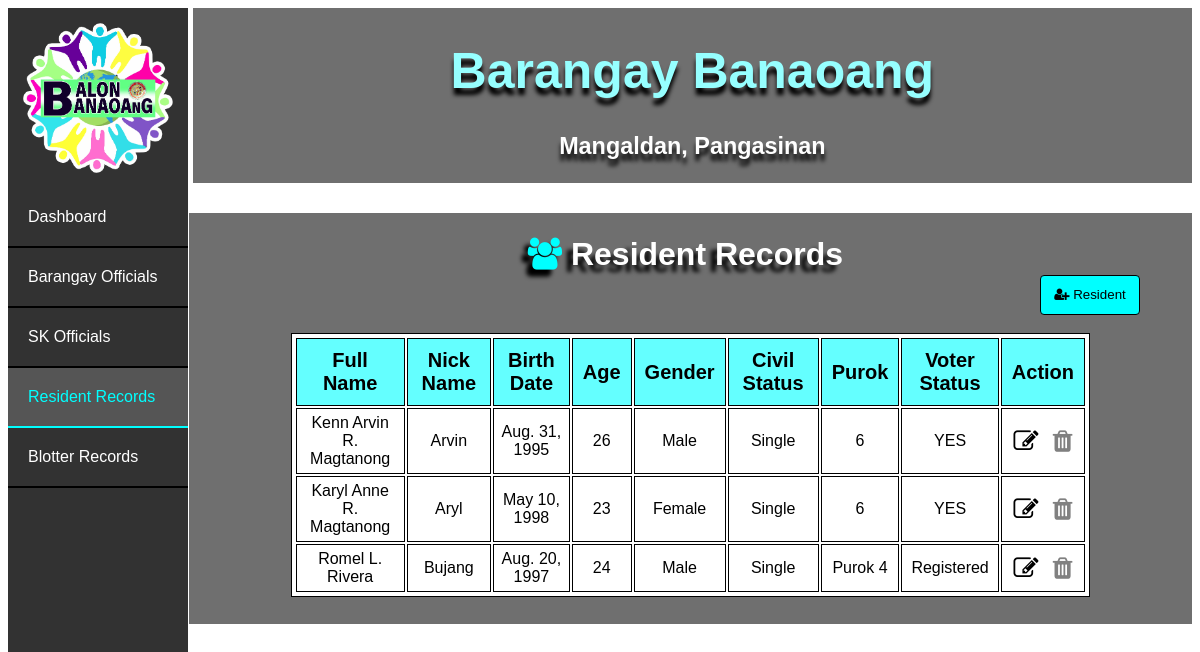
/list_residents, run on the app's committed database.
### bis/models.py (models this page shows)
class Resident(models.Model):
    full_name = models.CharField(max_length=30)
    nick_name = models.CharField(max_length=30)
    birth_date = models.DateField()
    gender = models.CharField(max_length=30)
    civil_status = models.CharField(max_length=30)
    purok = models.CharField(max_length=30)
    voter_status = models.CharField(max_length=30)
    @property
    def age(self):
        return int((datetime.now().date() - self.birth_date).days / 365.25)

### bis/views.py (the view)
# urls.py: path('list_residents', views.list_residents, name='list_residents'),
def list_residents(request):
    residents = Resident.objects.all()
    return render(request, 'list_residents.html', { 'residents_list' : residents })

### bis/templates/list_residents.html (shortened to what this page needs)
<!DOCTYPE html>
<html lang="en">
<head>
    {% load static %}
    <link rel="stylesheet" href="{% static 'index.css' %}">
    <link rel="stylesheet" type="text/css" href="https://maxcdn.bootstrapcdn.com/font-awesome/4.7.0/css/font-awesome.min.css">
</head>
<body>
  <div class="banr">
    <div class="bant"><h1>Barangay Banaoang</h1></div>
    <div class="bant2"><h3>Mangaldan, Pangasinan</h3></div>
</div>
<ul>
  <div class="logo1"></div>
  <li><a href="index">Dashboard</a></li>
  <li><a href="list_officials">Barangay Officials</a></li>
  <li><a href="list_sks">SK Officials</a></li>
  <li><a class="active" href="list_residents">Resident Records</a></li>
  <li><a href="list_blotters">Blotter Records</a></li>
</ul>
<div class="cont">
  <h1 class="h"><i class="fa fa-users" style="color: cyan;"></i> Resident Records</h1>
  <a  href="create_residents"><button class="ad"><i class="fa fa-user-plus"></i> Resident</button></a>
    <table style="margin-top: 6%;">
        <tr>
          <th>Full Name</th>
          <th>Nick Name</th>
          <th>Birth Date</th>
          <th>Age</th>
          <th>Gender</th>
          <th>Civil Status</th>
          <th>Purok</th>
          <th>Voter Status</th>
          <th>Action</th>
        </tr>
        {% for resident in residents_list %}
        <tr>
          <td>{{ resident.full_name }}</td>
          <td>{{ resident.nick_name }}</td>
          <td>{{ resident.birth_date }}</td>
          <td>{{ resident.age }}</td>
          <td>{{ resident.gender }}</td>
          <td>{{ resident.civil_status }}</td>
          <td>{{ resident.purok }}</td>
          <td>{{ resident.voter_status }}</td>
          <td><a href="/edit_resident/{{ resident.pk }}"><i class="fa fa-edit"></i></a> <a href="/delete_resident/{{ resident.pk }}" onclick="return confirm('Are you sure you want to delete this item?')"> <i class="fa fa-trash"></i></a></td>
        </tr>
        {% endfor %}
      </table>
      </div>
</body>
</html>

### bis/static/index.css (style rules this page uses)
body { font-family: sans-serif; background-image: url("bg.jpg"); background-repeat: no-repeat; background-size: 100%; }
ul { list-style-type: none; margin: 0; padding:0; width: 15%; background-color:rgba(50, 50, 50); position: fixed; height: 100%; overflow: auto; }
li a { display: block; color:white; padding: 20px 20px; text-decoration: none; border-bottom:2px solid black; }
li a.active { background-color: #555; color: cyan; border-color: cyan; }
.logo1 { background-image: url("blogo.png"); background-repeat: no-repeat; background-size: 90%; background-position: center; padding:50%; }
.banr { float: right; background-color:rgba(50, 50, 50, 0.7); width: 84.4%; }
.bant { text-align: center; font-size: 25px; color: rgb(150, 255, 255); text-shadow: 0px 7px 4px #000000; }
.bant2 { font-size: 20px; text-align: center; color: white; text-shadow: 0px 7px 4px #000000; }
.cont { padding:2px ; margin-top: 2.5%; float: right; background-color:rgba(50, 50, 50, 0.7); width: 84.4%; }
table, th, td { background-color: white; border: 1px solid black; }
table { margin-left: 10%; width: 80%; padding: 2px; margin-bottom: 2.5%; margin-top: 2.5%; }
th { background-color: rgb(100, 255, 255); padding: 10px; font-size: 20px; }
td { padding: 5px; text-align: center; }
.h { text-align: center; color: white; margin-right: 1%; text-shadow: -6px 7px 4px #000000; }

### bis/templates/list_residents.html (style rules this page uses)
.fa-edit { color:black; font-size: 25px; }
.fa-trash { margin-left: 10px; color:grey; font-size: 25px; }
.ad { float:right; width: 100px; height: 40px; background-color:cyan ; margin-top:-20px ; margin-right: 50px; border: 1px solid black; border-radius: 4px; color: black; }

### data on the page
Resident: full_name "Kenn Arvin R. Magtanong", nick_name "Arvin", birth_date "Aug. 31, 1995", age "26", gender "Male", civil_status "Single", purok "6", voter_status "YES"
Resident: full_name "Karyl Anne R. Magtanong", nick_name "Aryl", birth_date "May 10, 1998", age "23", gender "Female", civil_status "Single", purok "6", voter_status "YES"
Resident: full_name "Romel L. Rivera", nick_name "Bujang", birth_date "Aug. 20, 1997", age "24", gender "Male", civil_status "Single", purok "Purok 4", voter_status "Registered"
